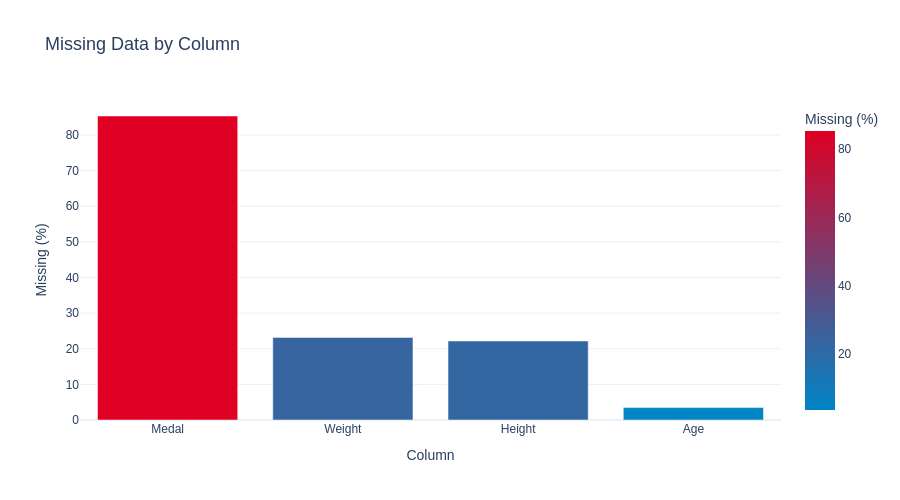

Notebook code cell kept with this figure:
### Code cell
# Visualise missing data
cols_with_nulls = null_summary[null_summary['Missing %'] > 0]

fig = px.bar(
    cols_with_nulls.reset_index(),
    x='index', y='Missing %',
    title='Missing Data by Column',
    labels={'index': 'Column', 'Missing %': 'Missing (%)'},
    color='Missing %',
    color_continuous_scale=[[0, OLY_COLORS['blue']], [1, OLY_COLORS['red']]],
    template='plotly_white',
    width=900, height=500
)
fig.update_layout(font_family='Arial', title_font_size=18)
fig.write_html(OUT_FIGS / 'profiling_bar_missingData.html')
fig.show()
logger.info('Saved missing data chart.')

### Figure 1 — Plotly figure (JSON) as saved in the notebook; plotly's stock layout.template omitted (floating-point values rounded to 4 significant figures)
{"data": [{"hovertemplate": "Column=%{x}<br>Missing (%)=%{marker.color}<extra></extra>", "legendgroup": "", "marker": {"color": [85.33, 23.19, 22.19, 3.49], "coloraxis": "coloraxis", "pattern": {"shape": ""}}, "name": "", "orientation": "v", "showlegend": false, "textposition": "auto", "type": "bar", "x": ["Medal", "Weight", "Height", "Age"], "xaxis": "x", "y": [85.33, 23.19, 22.19, 3.49], "yaxis": "y"}], "layout": {"barmode": "relative", "coloraxis": {"colorbar": {"title": {"text": "Missing (%)"}}, "colorscale": [[0, "#0085C7"], [1, "#DF0024"]]}, "font": {"family": "Arial"}, "height": 500, "legend": {"tracegroupgap": 0}, "title": {"font": {"size": 18}, "text": "Missing Data by Column"}, "width": 900, "xaxis": {"anchor": "y", "domain": [0.0, 1.0], "title": {"text": "Column"}}, "yaxis": {"anchor": "x", "domain": [0.0, 1.0], "title": {"text": "Missing (%)"}}}}
